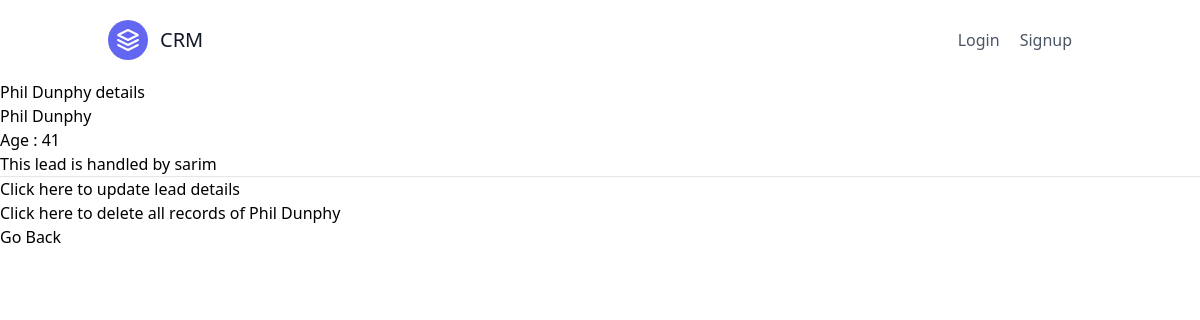
The app's page /leads/1/ with its own data.
### leads/models.py (models this page shows)
class Lead(models.Model):
    first_name = models.CharField(max_length=25)
    last_name = models.CharField(max_length=25)
    age = models.PositiveIntegerField()
    agent = models.ForeignKey("Agent", on_delete=models.CASCADE)
    def __str__(self):
        return f"{self.first_name} {self.last_name}"

class Agent(models.Model):
    user = models.OneToOneField(User, on_delete=models.CASCADE)
    def __str__(self):
        return self.user.username

class User(AbstractUser):
    pass

### leads/views.py (the view)
# urls.py: path("<int:pk>/", LeadDetailView.as_view(), name = "lead-detail"),
class LeadDetailView(DetailView):
    template_name = "leads/lead_detail.html"
    queryset = Lead.objects.all()
    context_object_name = "object"

### leads/templates/leads/lead_detail.html
{% extends "base.html" %}
{% block content %}
    <h4>{{object}} details</h4>
    {{object.first_name}} {{object.last_name}}
    <div>Age : {{object.age}}</div>
    <div>This lead is handled by {{object.agent}}</div>
    <hr>
    <p>
        <a href="{% url 'leads:lead-update' object.pk %}">
        Click here to update lead details
        </a>
    </p>
    <p>
        <a href="{% url 'leads:lead-delete' object.pk %}">Click here to delete all records of {{object}}</a>
    </p>
    <p>
        <a href="{% url 'leads:lead-list' %}">Go Back</a>
    </p>
{% endblock content %}

### records on screen
Lead: first_name+last_name "Phil Dunphy", first_name "Phil", last_name "Dunphy", age "41", agent "sarim"
